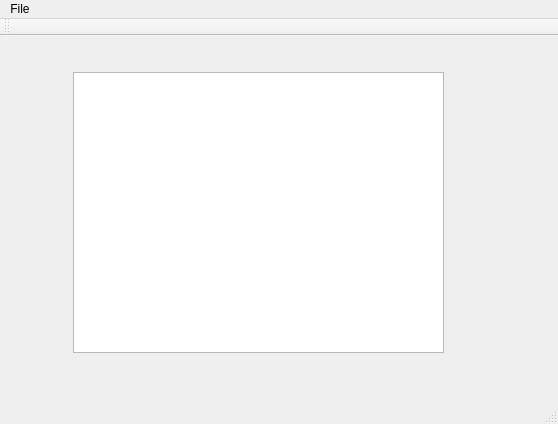
<?xml version="1.0" encoding="UTF-8"?>
<ui version="4.0">
 <class>MainWindow</class>
 <widget class="QMainWindow" name="MainWindow">
  <property name="geometry">
   <rect>
    <x>0</x>
    <y>0</y>
    <width>558</width>
    <height>424</height>
   </rect>
  </property>
  <property name="windowTitle">
   <string>MainWindow</string>
  </property>
  <widget class="QWidget" name="centralWidget">
   <widget class="QTextEdit" name="textEdit">
    <property name="geometry">
     <rect>
      <x>73</x>
      <y>36</y>
      <width>371</width>
      <height>281</height>
     </rect>
    </property>
   </widget>
  </widget>
  <widget class="QMenuBar" name="menuBar">
   <property name="geometry">
    <rect>
     <x>0</x>
     <y>0</y>
     <width>558</width>
     <height>26</height>
    </rect>
   </property>
   <widget class="QMenu" name="menuFile">
    <property name="title">
     <string>File</string>
    </property>
    <addaction name="actionNew"/>
    <addaction name="actionOpen"/>
    <addaction name="actionSave"/>
    <addaction name="actionExit"/>
   </widget>
   <addaction name="menuFile"/>
  </widget>
  <widget class="QToolBar" name="mainToolBar">
   <attribute name="toolBarArea">
    <enum>TopToolBarArea</enum>
   </attribute>
   <attribute name="toolBarBreak">
    <bool>false</bool>
   </attribute>
  </widget>
  <widget class="QStatusBar" name="statusBar"/>
  <action name="actionNew">
   <property name="text">
    <string>New     Ctrl+N</string>
   </property>
   <property name="shortcut">
    <string>Ctrl+N</string>
   </property>
  </action>
  <action name="actionOpen">
   <property name="text">
    <string>Open   Ctrl+O</string>
   </property>
   <property name="shortcut">
    <string>Ctrl+O</string>
   </property>
  </action>
  <action name="actionExit">
   <property name="text">
    <string>Exit</string>
   </property>
  </action>
  <action name="actionSave">
   <property name="text">
    <string>Save     Ctrl+S</string>
   </property>
   <property name="shortcut">
    <string>Ctrl+S</string>
   </property>
  </action>
 </widget>
 <layoutdefault spacing="6" margin="11"/>
 <resources/>
 <connections/>
</ui>
